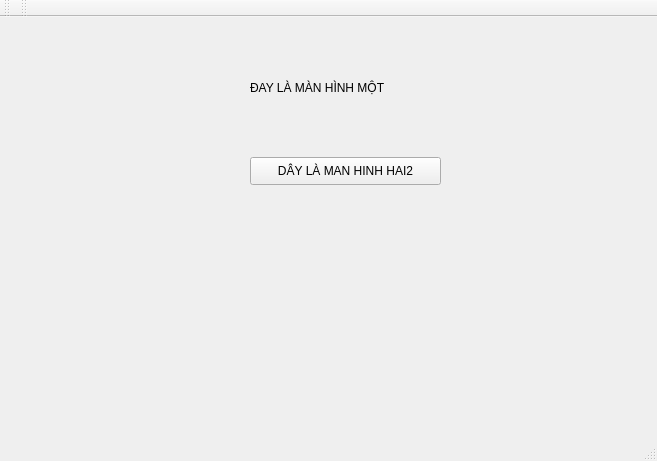
<?xml version="1.0" encoding="UTF-8"?>
<ui version="4.0">
 <class>MainWindow</class>
 <widget class="QMainWindow" name="MainWindow">
  <property name="geometry">
   <rect>
    <x>0</x>
    <y>0</y>
    <width>657</width>
    <height>461</height>
   </rect>
  </property>
  <property name="windowTitle">
   <string>MainWindow</string>
  </property>
  <widget class="QWidget" name="centralWidget">
   <widget class="QLabel" name="label">
    <property name="geometry">
     <rect>
      <x>250</x>
      <y>45</y>
      <width>141</width>
      <height>51</height>
     </rect>
    </property>
    <property name="text">
     <string>ĐAY LÀ MÀN HÌNH MỘT</string>
    </property>
   </widget>
   <widget class="QPushButton" name="pushButton">
    <property name="geometry">
     <rect>
      <x>250</x>
      <y>140</y>
      <width>191</width>
      <height>28</height>
     </rect>
    </property>
    <property name="text">
     <string>DÂY LÀ MAN HINH HAI2</string>
    </property>
   </widget>
  </widget>
  <widget class="QMenuBar" name="menuBar">
   <property name="geometry">
    <rect>
     <x>0</x>
     <y>0</y>
     <width>657</width>
     <height>26</height>
    </rect>
   </property>
  </widget>
  <widget class="QToolBar" name="mainToolBar">
   <attribute name="toolBarArea">
    <enum>TopToolBarArea</enum>
   </attribute>
   <attribute name="toolBarBreak">
    <bool>false</bool>
   </attribute>
  </widget>
  <widget class="QStatusBar" name="statusBar"/>
  <widget class="QToolBar" name="toolBar">
   <property name="windowTitle">
    <string>toolBar</string>
   </property>
   <attribute name="toolBarArea">
    <enum>TopToolBarArea</enum>
   </attribute>
   <attribute name="toolBarBreak">
    <bool>false</bool>
   </attribute>
  </widget>
 </widget>
 <layoutdefault spacing="6" margin="11"/>
 <resources/>
 <connections/>
</ui>
